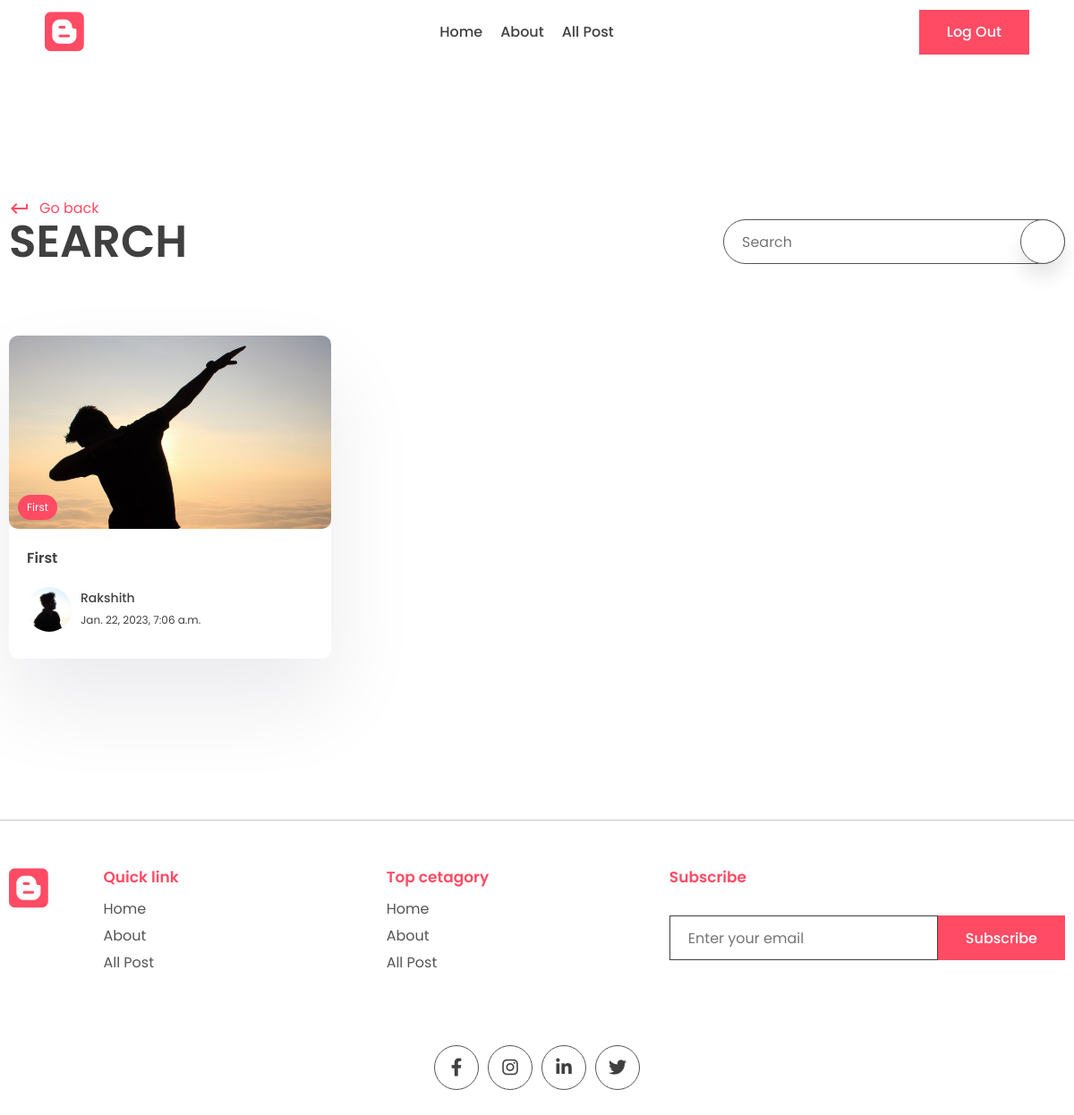
Before: /search/ (signed in) with the older database file.
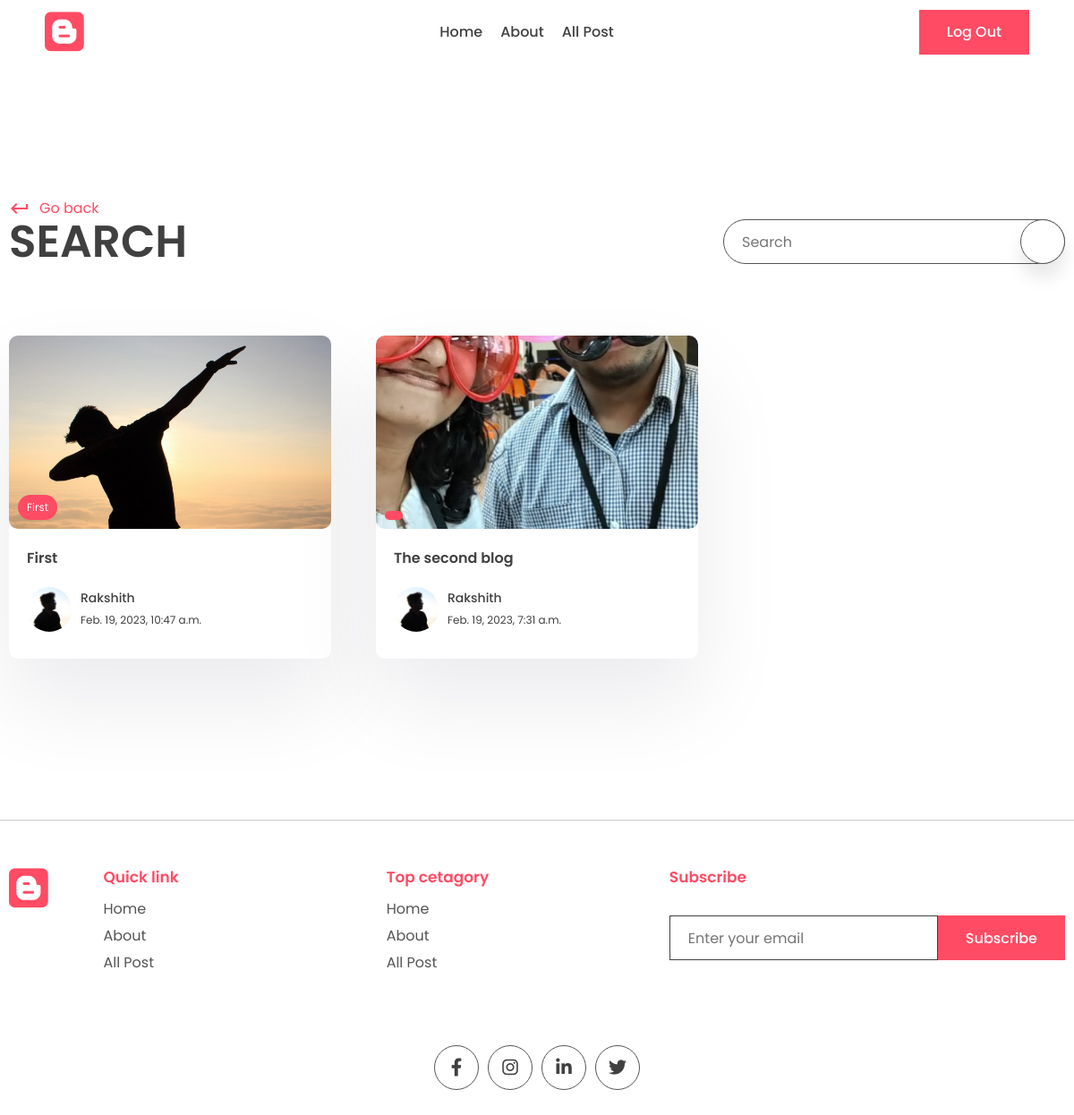
After: the same page with the newer database file.
### app/models.py (models this page shows, shortened)
class Post(models.Model):
    title = models.CharField(max_length=200)
    content = models.TextField()
    last_updated = models.DateTimeField(auto_now=True)
    slug = models.SlugField(unique=True)
    image = models.ImageField(null=True, blank=True, upload_to='images/')
    tags = models.ManyToManyField(Tag, blank=True, related_name='post')
    view_count = models.IntegerField(null=True, blank=True)
    is_featured = models.BooleanField(default=False)
    author = models.ForeignKey(Profile, on_delete=models.CASCADE, null=True, blank=True)

class Tag(models.Model):
    name = models.CharField(max_length=100)
    description = models.CharField(max_length=100)
    slug = models.SlugField(max_length=200, unique=True)

class Profile(models.Model):
    user = models.OneToOneField(User, on_delete=models.CASCADE)
    profile_image = models.ImageField(null=True, blank=True, upload_to='images/', default='images/male.png')
    slug = models.SlugField(unique=True, max_length=200)
    bio = models.CharField(max_length=200)
    def __str__(self):
        return self.user.first_name

### app/views.py (the view)
# urls.py: path('search/', views.search_posts, name='search_posts'),
@login_required(login_url='login')
def search_posts(request):
    search_query = ''
    if request.GET.get('q'):
        search_query = request.GET.get('q')
    posts = Post.objects.filter(title__icontains=search_query)
    context = {
        'posts' : posts,
        'search_query' : search_query,
    }
    return render(request, 'app/search.html', context)

### app/templates/app/search.html (shortened to what this page needs)
{% extends 'base.html' %}
{% block content %}
    <main>
        <div class="container">
        <div class="page-top">
            <div class="top flex">
            <div class="page-name">
                <a href="#" class="learn">
                <span class="material-icons"> keyboard_return </span> Go back
                </a>
                <h1>Search</h1>
            </div>
            <form class="search-bar s-active" method="GET">
                <input type="text" placeholder="Search" name="q" value = "{{search_query}}"/>
                <button type="submit" class="animated-search">
                </button>
            </form>
            </div>
        </div>
        </div>
    </main>
    <section class="sp">
        <div class="container">
        <div class="grid">
            {% for post in posts %}
                <a href="{% url 'post_page' post.slug %}">
                <div class="card">
                    <div class="post-img">
                    <img src="{{post.image.url}}" alt="" />
                    <div class="tag">{{post.tags.all.0.name}}</div>
                    </div>
                    <div class="card-content">
                    <h3>
                        {{post.title}}
                    </h3>
                    <div class="author">
                        <div class="profile-pic">
                        <img src="{{post.author.profile_image.url}}" alt="" />
                        </div>
                        <div class="details">
                        <p>{{post.author}}</p>
                        <small>{{post.last_updated}}</small>
                        </div>
                    </div>
                    </div>
                </div>
                </a>
            {% endfor %}
        </div>
        </div>
    </section>
{% endblock content %}

### templates/base.html (shortened to what this page needs)
{% load static %}
<!DOCTYPE html>
<html lang="en">
  <head>
    <link rel="stylesheet" href="{% static 'app/style.css' %}" />
    <link
      rel="stylesheet"
      href="https://unicons.iconscout.com/release/v2.1.6/css/unicons.css"
    />
    <link
      rel="stylesheet"
      href="https://cdnjs.cloudflare.com/ajax/libs/font-awesome/6.1.1/css/all.min.css"
    />
  </head>
  <body>
    <header>
      <div class="container container-fluid">
        <a href="{% url 'index' %}" class="logo">
          <i class="fa-brands fa-blogger"></i>
        </a>
        <div class="links">
          <a href="{% url 'index' %}">Home</a>
          <a href="{% url 'about' %}">About</a>
          <a href="#">All Post</a>
        </div>
        {% if user.is_authenticated %}
        <div class="action-btn">
          <a href="{% url 'logout' %}">
            <button class="btn btn-primary">Log Out</button></a>
        </div>
        {% endif %}
      </div>
    </header>
    <main>
        {% block content %}
        {% endblock content %}
    </main>
    <footer>
      <div class="container">
        <div class="grid-4">
          <div class="logo f-logo">
            <i class="fa-brands fa-blogger"></i>
          </div>
          <div class="link">
            <h2>Quick link</h2>
            <div class="q-link">
              <a href="{% url 'index' %}">Home</a>
              <a href="{% url 'about' %}">About</a>
              <a href="#">All Post</a>
            </div>
          </div>
          <div class="link">
            <h2>Top cetagory</h2>
            <div class="q-link">
              <a href="{% url 'index' %}">Home</a>
              <a href="{% url 'about' %}">About</a>
              <a href="#">All Post</a>
            </div>
          </div>
          <div class="news-signup">
            <h2>Subscribe</h2>
            <div class="newsletter">
              <form method="POST">
                <input
                  type="email"
                  name="email"
                  maxlength="100"
                  placeholder="Enter your email"
                  required=""
                  id="id_email"
                />
                <button class="btn btn-primary">Subscribe</button>
              </form>
            </div>
          </div>
        </div>
        <div class="share">
          <div class="social">
            <a href="#">
              <i class="fa-brands fa-facebook-f"></i>
            </a>
            <a href="#">
              <i class="fa-brands fa-instagram"></i>
            </a>
            <a href="#">
              <i class="fa-brands fa-linkedin-in"></i>
            </a>
            <a href="#">
              <i class="fa-brands fa-twitter"></i>
            </a>
          </div>
        </div>
      </div>
    </footer>
  </body>
</html>

Changed rows visible on the page:
changed Post "First": last_updated "Jan. 22, 2023, 7:06 a.m." → "Feb. 19, 2023, 10:47 a.m."
added Post: image (picture), title "The second blog", author.profile_image (picture), author "Rakshith", last_updated "Feb. 19, 2023, 7:31 a.m."
